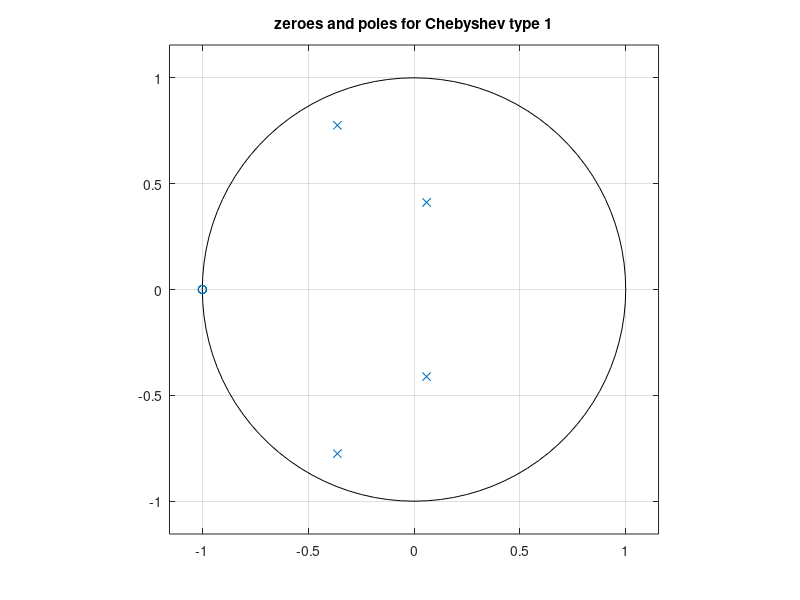
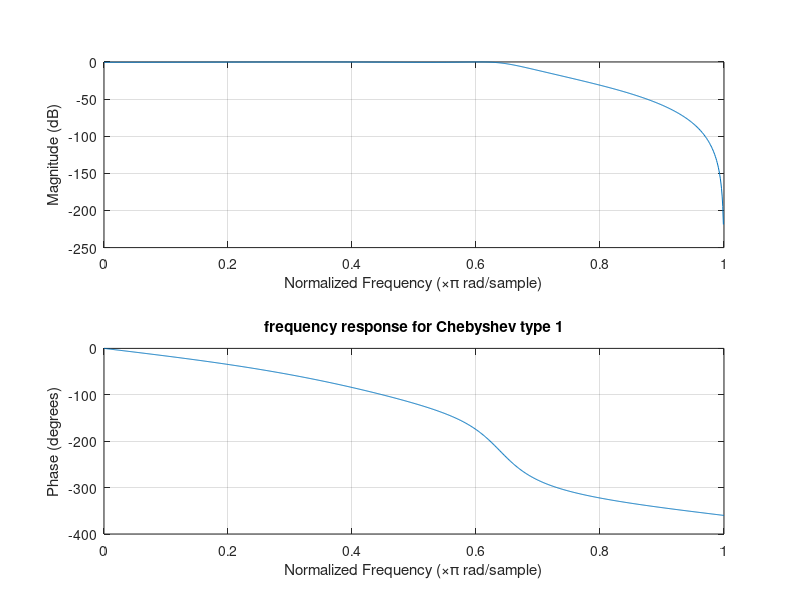
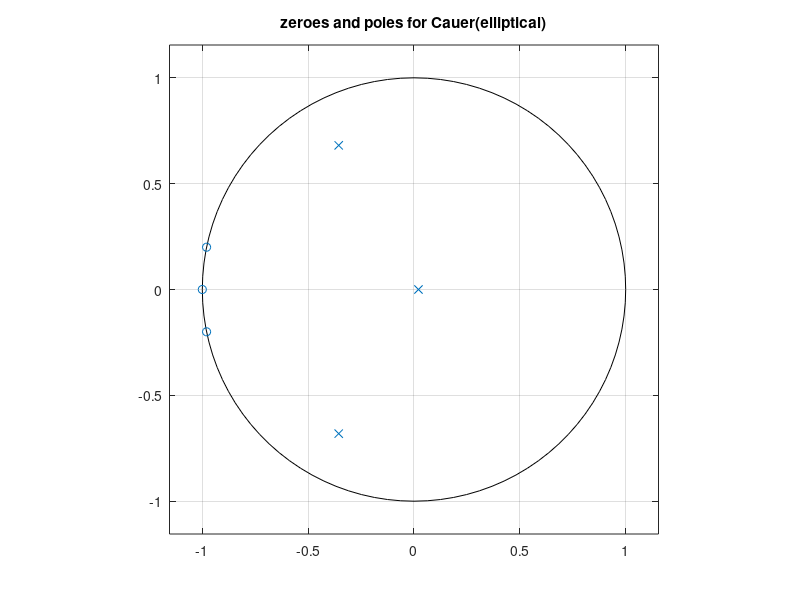
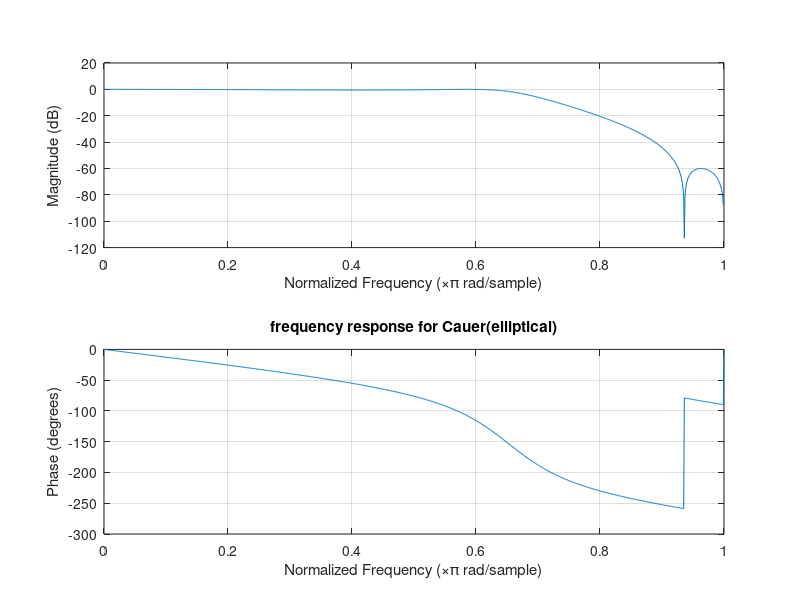

MATLAB code to generate these figures, in order:
Wp=0.2*pi;
Ws=0.3*pi;
Rp=0.5;
Rs=60;
%Chebyshev type 1
[n, Wc] =cheb1ord(Wp, Ws, Rp, Rs);
[B,A]=cheby1(n, Rp, Wc);
figure(1);
zplane(B,A);
title ('zeroes and poles for Chebyshev type 1');
figure (2);
N=1000;
freqz(B,A,N);
title ('frequency response for Chebyshev type 1');

%Cauer(eleptical)
[n, Wc]=ellipord(Wp, Ws, Rp, Rs);
[B,A]=ellip(n, Rp, Rs, Wc);
figure (3);
zplane(B,A);
title ('zeroes and poles for Cauer(elliptical)');
figure (4);
N=1000;
freqz(B,A,N);
title ('frequency response for Cauer(elliptical)');